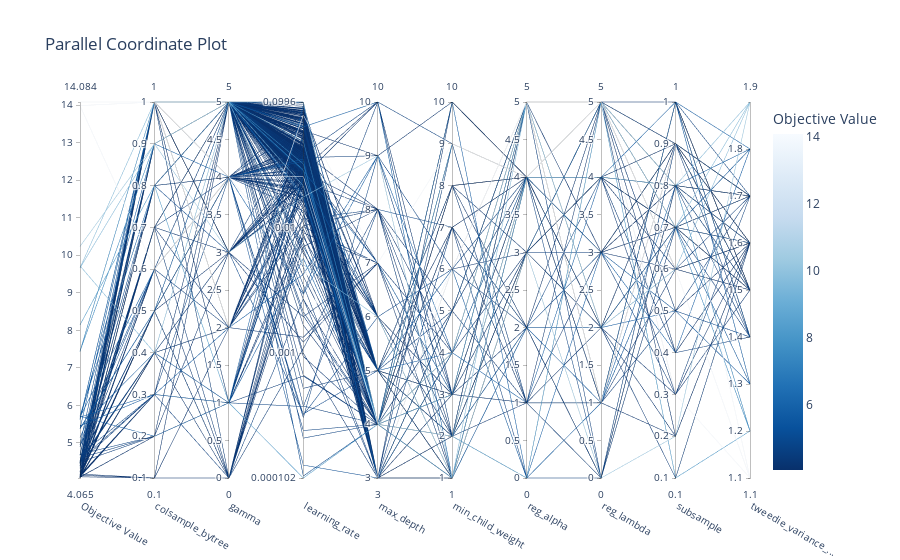
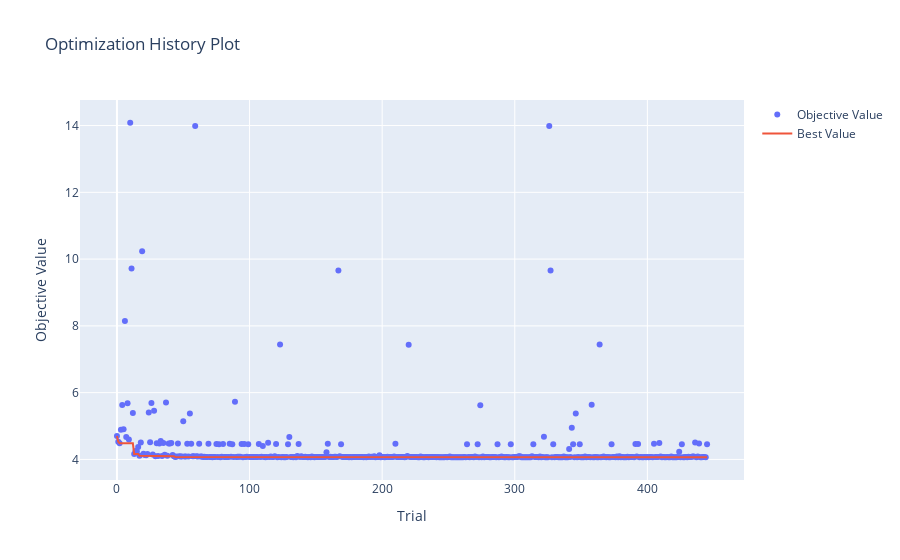
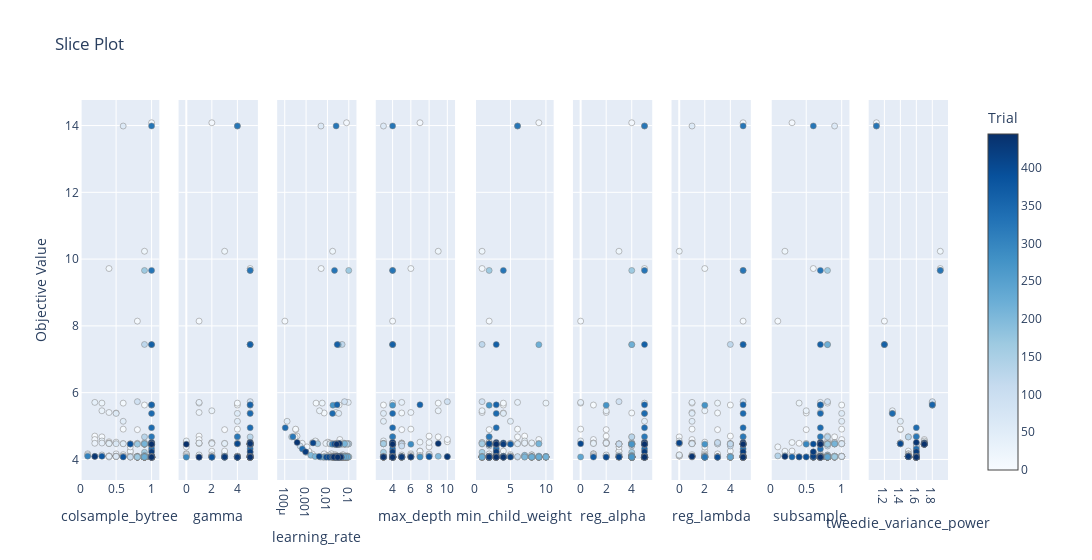
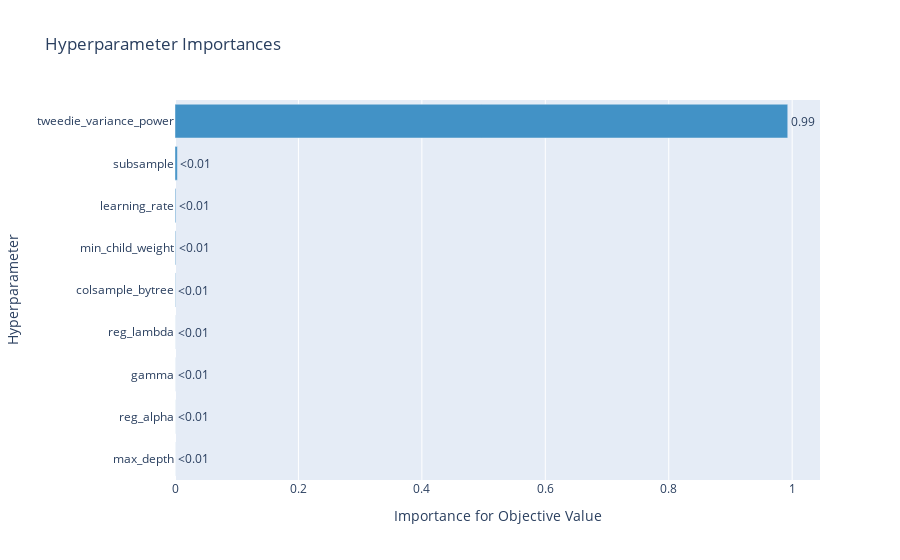

Write notebook code for charts like these, in order.
### Code cell
if __name__ == "__main__":
    study = optuna.create_study(direction="minimize")
    study.optimize(objective, timeout=12000, n_trials=500)

    pruned_trials = study.get_trials(deepcopy=False, states=[TrialState.PRUNED])
    complete_trials = study.get_trials(deepcopy=False, states=[TrialState.COMPLETE])

    print("Study statistics: ")
    print("  Number of finished trials: ", len(study.trials))
    print("  Number of pruned trials: ", len(pruned_trials))
    print("  Number of complete trials: ", len(complete_trials))

    print("Best trial:")
    trial = study.best_trial

    print("  Value: ", trial.value)

    print("  Params: ")
    for key, value in trial.params.items():
        print("    {}: {}".format(key, value))

    #print("Best hyperparameters:", study.best_params)

    fig = optuna.visualization.plot_parallel_coordinate(study)
    fig.show()

    fig = optuna.visualization.plot_optimization_history(study)
    fig.show()

    fig = optuna.visualization.plot_slice(study)
    fig.show()

    fig = optuna.visualization.plot_param_importances(study)
    fig.show()

    best_tweedie_variance_power = study.best_params["tweedie_variance_power"]
    best_params = {"max_depth": study.best_params["max_depth"],
            "eta": study.best_params["eta"],
            "subsample" : study.best_params["subsample"],
            "colsample_bytree": study.best_params["colsample_bytree"],
            'eval_metric':'tweedie-nloglik@'+str(best_tweedie_variance_power), ## try using AUC as well.. 
            'tweedie_variance_power': best_tweedie_variance_power,
            'gamma': study.best_params["gamma"],
            'reg_alpha': study.best_params["reg_alpha"], 
            'reg_lambda': study.best_params["reg_lambda"],
            'min_child_weight': study.best_params["min_child_weight"],
            "objective": 'reg:tweedie',
            }
    early_stopping_rounds = 30
    eval_metric = 'tweedie-nloglik@'+str(best_tweedie_variance_power)
    num_round= 1000

    t_v_t = train_validate_n_test()
    best_model = t_v_t.make_predictions(best_params,num_round, early_stopping_rounds)
    t_v_t.evaluate_predictions(best_model)

    # t_v_t.display_tweedie_plot() # compare the graphs from target histogram and this function to choose tweedie_variance_power 
    # X_test,label_test, preds = t_v_t.evaluate_predictions()
    # t_v_t.visualize_tree()
    # # print('\n',"tweedie_variance_power ",tweedie_variance_power,'\n')

### Figure 1 — Plotly figure (JSON) as saved in the notebook; plotly's stock layout.template omitted (floating-point values rounded to 4 significant figures; data arrays with more than 128 entries replaced by an {"elided": "..."} marker saying what was removed)
{"data": [{"dimensions": [{"label": "Objective Value", "range": [4.065, 14.08], "values": {"elided": "446 float values"}}, {"label": "colsample_bytree", "range": [0.1, 1], "values": {"elided": "446 float values"}}, {"label": "gamma", "range": [0, 5], "values": {"elided": "446 int values"}}, {"label": "learning_rate", "range": [-3.993, -1.002], "ticktext": ["0.000102", "0.001", "0.01", "0.0996"], "tickvals": [-3.993, -3, -2, -1.002], "values": {"elided": "446 float values"}}, {"label": "max_depth", "range": [3, 10], "values": {"elided": "446 int values"}}, {"label": "min_child_weight", "range": [1, 10], "values": {"elided": "446 int values"}}, {"label": "reg_alpha", "range": [0, 5], "values": {"elided": "446 int values"}}, {"label": "reg_lambda", "range": [0, 5], "values": {"elided": "446 int values"}}, {"label": "subsample", "range": [0.1, 1], "values": {"elided": "446 float values"}}, {"label": "tweedie_variance_...", "range": [1.1, 1.9], "values": {"elided": "446 float values"}}], "labelangle": 30, "labelside": "bottom", "line": {"color": {"elided": "446 float values"}, "colorbar": {"title": {"text": "Objective Value"}}, "colorscale": [[0, "rgb(247,251,255)"], [0.125, "rgb(222,235,247)"], [0.25, "rgb(198,219,239)"], [0.375, "rgb(158,202,225)"], [0.5, "rgb(107,174,214)"], [0.625, "rgb(66,146,198)"], [0.75, "rgb(33,113,181)"], [0.875, "rgb(8,81,156)"], [1, "rgb(8,48,107)"]], "reversescale": true, "showscale": true}, "type": "parcoords"}], "layout": {"title": {"text": "Parallel Coordinate Plot"}}}

### Figure 2 — Plotly figure (JSON) as saved in the notebook; plotly's stock layout.template omitted (floating-point values rounded to 4 significant figures; data arrays with more than 128 entries replaced by an {"elided": "..."} marker saying what was removed)
{"data": [{"mode": "markers", "name": "Objective Value", "type": "scatter", "x": {"elided": "446 int values"}, "y": {"elided": "446 float values"}}, {"name": "Best Value", "type": "scatter", "x": {"elided": "446 int values"}, "y": {"elided": "446 float values"}}], "layout": {"title": {"text": "Optimization History Plot"}, "xaxis": {"title": {"text": "Trial"}}, "yaxis": {"title": {"text": "Objective Value"}}}}

### Figure 3 — Plotly figure (JSON) as saved in the notebook; plotly's stock layout.template omitted (floating-point values rounded to 4 significant figures; data arrays with more than 128 entries replaced by an {"elided": "..."} marker saying what was removed)
{"data": [{"marker": {"color": {"elided": "446 int values"}, "colorbar": {"title": {"text": "Trial"}, "x": 1, "xpad": 40}, "colorscale": [[0, "rgb(247,251,255)"], [0.125, "rgb(222,235,247)"], [0.25, "rgb(198,219,239)"], [0.375, "rgb(158,202,225)"], [0.5, "rgb(107,174,214)"], [0.625, "rgb(66,146,198)"], [0.75, "rgb(33,113,181)"], [0.875, "rgb(8,81,156)"], [1, "rgb(8,48,107)"]], "line": {"color": "Grey", "width": 0.5}, "showscale": true}, "mode": "markers", "showlegend": false, "type": "scatter", "x": {"elided": "446 float values"}, "xaxis": "x", "y": {"elided": "446 float values"}, "yaxis": "y"}, {"marker": {"color": {"elided": "446 int values"}, "colorbar": {"title": {"text": "Trial"}, "x": 1, "xpad": 40}, "colorscale": [[0, "rgb(247,251,255)"], [0.125, "rgb(222,235,247)"], [0.25, "rgb(198,219,239)"], [0.375, "rgb(158,202,225)"], [0.5, "rgb(107,174,214)"], [0.625, "rgb(66,146,198)"], [0.75, "rgb(33,113,181)"], [0.875, "rgb(8,81,156)"], [1, "rgb(8,48,107)"]], "line": {"color": "Grey", "width": 0.5}, "showscale": false}, "mode": "markers", "showlegend": false, "type": "scatter", "x": {"elided": "446 int values"}, "xaxis": "x2", "y": {"elided": "446 float values"}, "yaxis": "y2"}, {"marker": {"color": {"elided": "446 int values"}, "colorbar": {"title": {"text": "Trial"}, "x": 1, "xpad": 40}, "colorscale": [[0, "rgb(247,251,255)"], [0.125, "rgb(222,235,247)"], [0.25, "rgb(198,219,239)"], [0.375, "rgb(158,202,225)"], [0.5, "rgb(107,174,214)"], [0.625, "rgb(66,146,198)"], [0.75, "rgb(33,113,181)"], [0.875, "rgb(8,81,156)"], [1, "rgb(8,48,107)"]], "line": {"color": "Grey", "width": 0.5}, "showscale": false}, "mode": "markers", "showlegend": false, "type": "scatter", "x": {"elided": "446 float values"}, "xaxis": "x3", "y": {"elided": "446 float values"}, "yaxis": "y3"}, {"marker": {"color": {"elided": "446 int values"}, "colorbar": {"title": {"text": "Trial"}, "x": 1, "xpad": 40}, "colorscale": [[0, "rgb(247,251,255)"], [0.125, "rgb(222,235,247)"], [0.25, "rgb(198,219,239)"], [0.375, "rgb(158,202,225)"], [0.5, "rgb(107,174,214)"], [0.625, "rgb(66,146,198)"], [0.75, "rgb(33,113,181)"], [0.875, "rgb(8,81,156)"], [1, "rgb(8,48,107)"]], "line": {"color": "Grey", "width": 0.5}, "showscale": false}, "mode": "markers", "showlegend": false, "type": "scatter", "x": {"elided": "446 int values"}, "xaxis": "x4", "y": {"elided": "446 float values"}, "yaxis": "y4"}, {"marker": {"color": {"elided": "446 int values"}, "colorbar": {"title": {"text": "Trial"}, "x": 1, "xpad": 40}, "colorscale": [[0, "rgb(247,251,255)"], [0.125, "rgb(222,235,247)"], [0.25, "rgb(198,219,239)"], [0.375, "rgb(158,202,225)"], [0.5, "rgb(107,174,214)"], [0.625, "rgb(66,146,198)"], [0.75, "rgb(33,113,181)"], [0.875, "rgb(8,81,156)"], [1, "rgb(8,48,107)"]], "line": {"color": "Grey", "width": 0.5}, "showscale": false}, "mode": "markers", "showlegend": false, "type": "scatter", "x": {"elided": "446 int values"}, "xaxis": "x5", "y": {"elided": "446 float values"}, "yaxis": "y5"}, {"marker": {"color": {"elided": "446 int values"}, "colorbar": {"title": {"text": "Trial"}, "x": 1, "xpad": 40}, "colorscale": [[0, "rgb(247,251,255)"], [0.125, "rgb(222,235,247)"], [0.25, "rgb(198,219,239)"], [0.375, "rgb(158,202,225)"], [0.5, "rgb(107,174,214)"], [0.625, "rgb(66,146,198)"], [0.75, "rgb(33,113,181)"], [0.875, "rgb(8,81,156)"], [1, "rgb(8,48,107)"]], "line": {"color": "Grey", "width": 0.5}, "showscale": false}, "mode": "markers", "showlegend": false, "type": "scatter", "x": {"elided": "446 int values"}, "xaxis": "x6", "y": {"elided": "446 float values"}, "yaxis": "y6"}, {"marker": {"color": {"elided": "446 int values"}, "colorbar": {"title": {"text": "Trial"}, "x": 1, "xpad": 40}, "colorscale": [[0, "rgb(247,251,255)"], [0.125, "rgb(222,235,247)"], [0.25, "rgb(198,219,239)"], [0.375, "rgb(158,202,225)"], [0.5, "rgb(107,174,214)"], [0.625, "rgb(66,146,198)"], [0.75, "rgb(33,113,181)"], [0.875, "rgb(8,81,156)"], [1, "rgb(8,48,107)"]], "line": {"color": "Grey", "width": 0.5}, "showscale": false}, "mode": "markers", "showlegend": false, "type": "scatter", "x": {"elided": "446 int values"}, "xaxis": "x7", "y": {"elided": "446 float values"}, "yaxis": "y7"}, {"marker": {"color": {"elided": "446 int values"}, "colorbar": {"title": {"text": "Trial"}, "x": 1, "xpad": 40}, "colorscale": [[0, "rgb(247,251,255)"], [0.125, "rgb(222,235,247)"], [0.25, "rgb(198,219,239)"], [0.375, "rgb(158,202,225)"], [0.5, "rgb(107,174,214)"], [0.625, "rgb(66,146,198)"], [0.75, "rgb(33,113,181)"], [0.875, "rgb(8,81,156)"], [1, "rgb(8,48,107)"]], "line": {"color": "Grey", "width": 0.5}, "showscale": false}, "mode": "markers", "showlegend": false, "type": "scatter", "x": {"elided": "446 float values"}, "xaxis": "x8", "y": {"elided": "446 float values"}, "yaxis": "y8"}, {"marker": {"color": {"elided": "446 int values"}, "colorbar": {"title": {"text": "Trial"}, "x": 1, "xpad": 40}, "colorscale": [[0, "rgb(247,251,255)"], [0.125, "rgb(222,235,247)"], [0.25, "rgb(198,219,239)"], [0.375, "rgb(158,202,225)"], [0.5, "rgb(107,174,214)"], [0.625, "rgb(66,146,198)"], [0.75, "rgb(33,113,181)"], [0.875, "rgb(8,81,156)"], [1, "rgb(8,48,107)"]], "line": {"color": "Grey", "width": 0.5}, "showscale": false}, "mode": "markers", "showlegend": false, "type": "scatter", "x": {"elided": "446 float values"}, "xaxis": "x9", "y": {"elided": "446 float values"}, "yaxis": "y9"}], "layout": {"title": {"text": "Slice Plot"}, "width": 2700, "xaxis": {"anchor": "y", "domain": [0, 0.09136], "title": {"text": "colsample_bytree"}}, "xaxis2": {"anchor": "y2", "domain": [0.1136, 0.2049], "title": {"text": "gamma"}}, "xaxis3": {"anchor": "y3", "domain": [0.2272, 0.3185], "title": {"text": "learning_rate"}, "type": "log"}, "xaxis4": {"anchor": "y4", "domain": [0.3407, 0.4321], "title": {"text": "max_depth"}}, "xaxis5": {"anchor": "y5", "domain": [0.4543, 0.5457], "title": {"text": "min_child_weight"}}, "xaxis6": {"anchor": "y6", "domain": [0.5679, 0.6593], "title": {"text": "reg_alpha"}}, "xaxis7": {"anchor": "y7", "domain": [0.6815, 0.7728], "title": {"text": "reg_lambda"}}, "xaxis8": {"anchor": "y8", "domain": [0.7951, 0.8864], "title": {"text": "subsample"}}, "xaxis9": {"anchor": "y9", "domain": [0.9086, 1], "title": {"text": "tweedie_variance_power"}}, "yaxis": {"anchor": "x", "domain": [0, 1], "title": {"text": "Objective Value"}}, "yaxis2": {"anchor": "x2", "domain": [0, 1], "matches": "y", "showticklabels": false}, "yaxis3": {"anchor": "x3", "domain": [0, 1], "matches": "y", "showticklabels": false}, "yaxis4": {"anchor": "x4", "domain": [0, 1], "matches": "y", "showticklabels": false}, "yaxis5": {"anchor": "x5", "domain": [0, 1], "matches": "y", "showticklabels": false}, "yaxis6": {"anchor": "x6", "domain": [0, 1], "matches": "y", "showticklabels": false}, "yaxis7": {"anchor": "x7", "domain": [0, 1], "matches": "y", "showticklabels": false}, "yaxis8": {"anchor": "x8", "domain": [0, 1], "matches": "y", "showticklabels": false}, "yaxis9": {"anchor": "x9", "domain": [0, 1], "matches": "y", "showticklabels": false}}}

### Figure 4 — Plotly figure (JSON) as saved in the notebook; plotly's stock layout.template omitted (floating-point values rounded to 4 significant figures)
{"data": [{"cliponaxis": false, "hovertemplate": ["max_depth (IntDistribution): 4.824864923096744e-05<extra></extra>", "reg_alpha (IntDistribution): 7.020548982996207e-05<extra></extra>", "gamma (IntDistribution): 8.337598807289724e-05<extra></extra>", "reg_lambda (IntDistribution): 0.00010575539854086815<extra></extra>", "colsample_bytree (FloatDistribution): 0.0006638953746196201<extra></extra>", "min_child_weight (IntDistribution): 0.0010638404901373484<extra></extra>", "learning_rate (FloatDistribution): 0.0012794142790057575<extra></extra>", "subsample (FloatDistribution): 0.003849675411357393<extra></extra>", "tweedie_variance_power (FloatDistribution): 0.9928355889192053<extra></extra>"], "marker": {"color": "rgb(66,146,198)"}, "orientation": "h", "text": ["<0.01", "<0.01", "<0.01", "<0.01", "<0.01", "<0.01", "<0.01", "<0.01", "0.99"], "textposition": "outside", "type": "bar", "x": [4.825e-05, 7.021e-05, 8.338e-05, 0.0001058, 0.0006639, 0.001064, 0.001279, 0.00385, 0.9928], "y": ["max_depth", "reg_alpha", "gamma", "reg_lambda", "colsample_bytree", "min_child_weight", "learning_rate", "subsample", "tweedie_variance_power"]}], "layout": {"showlegend": false, "title": {"text": "Hyperparameter Importances"}, "xaxis": {"title": {"text": "Importance for Objective Value"}}, "yaxis": {"title": {"text": "Hyperparameter"}}}}
